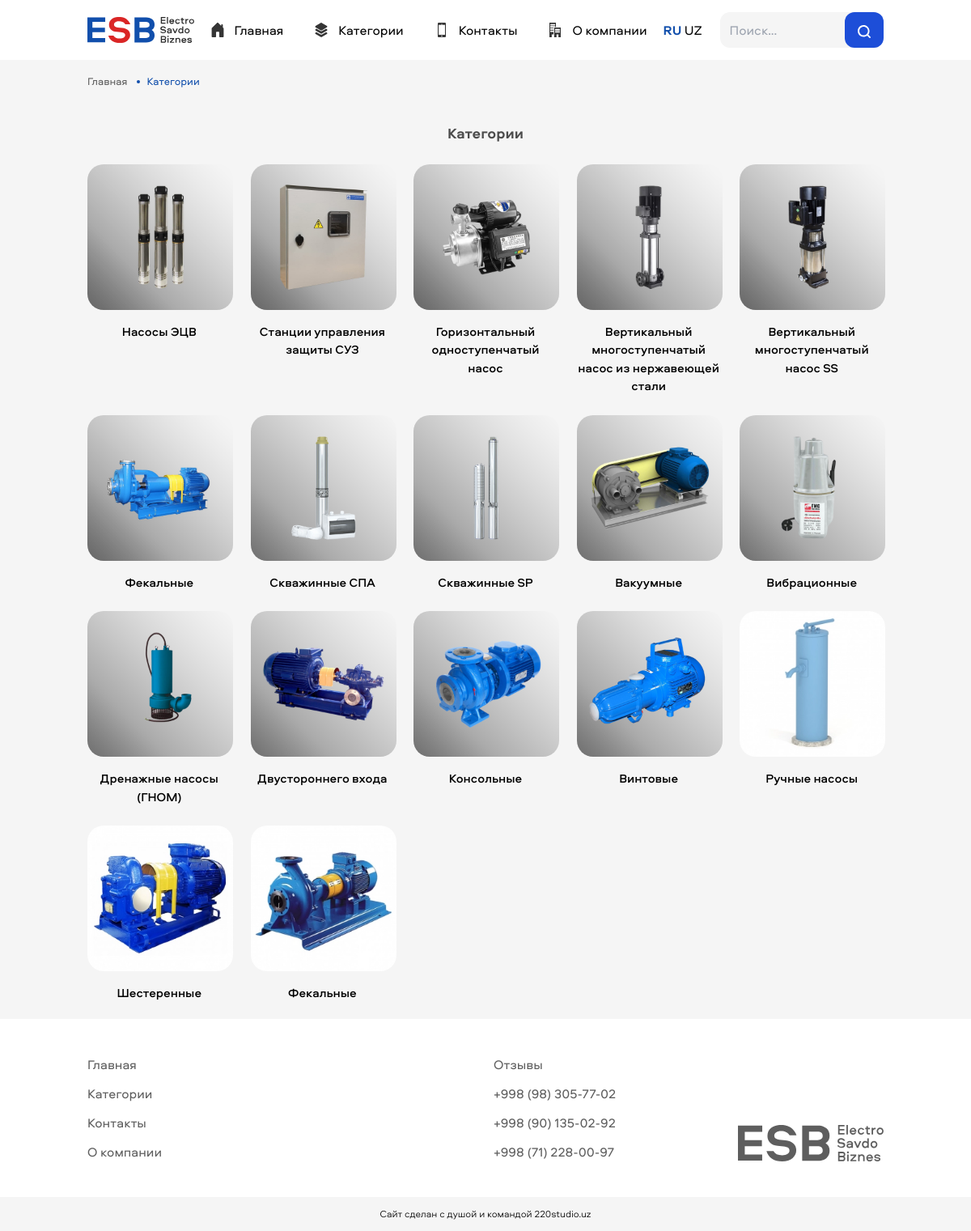
Page /categories/ on the committed database.
### categories/models.py (models this page shows, shortened)
class Categories(models.Model):
    title = models.CharField(max_length=150, verbose_name='Название', blank=False)
    title_uz = models.CharField(max_length=150, verbose_name='Название (УЗБ)', blank=False)
    img = models.ImageField(upload_to='media', verbose_name='Картинка', blank=False)
    slug = models.CharField(max_length=300, verbose_name='URL (Необязательно)', blank=True)
    class Meta:
        verbose_name = 'Категорию'
        verbose_name_plural = 'Категории'
    def get_url(self):
        return reverse('products', args=[self.slug])

### categories/views.py (the view)
# urls.py: path('', categories, name='categories'),
def categories(request, lang='ru', slug=None):
    data = {
        'page': 'categories',
        'slug': slug,
        'categories': Categories.objects.all(),
        'meta': MetaTags.objects.all(),
        'favicons': Favicon.objects.all(),
        'head_tags': HeadTags.objects.all(),
        'lang': lang,
        'contact_info': {
            'phones': Phone.objects.all(),
            'emails': EMail.objects.all(),
            'addresses': Address.objects.all(),
            'social': SocialLink.objects.all()
        },
    }
    contact_info = {
        'name': request.GET.get('name'),
        'phone': request.GET.get('phone'),
        'company': request.GET.get('company'),
        'message': request.GET.get('message'),
    }
    if not contact_info['name'] or not contact_info['phone'] or not contact_info['message']:
        pass
    else:
        os.system(
            f'bot_engine/main.py --name "{contact_info["name"]}" --phone "{contact_info["phone"]}" '
            f'--company "{contact_info["company"]}" --message "{contact_info["message"]}"')
        data['success_sent'] = True
    return render(request, 'categories/index.html', context=data)

### categories/templates/categories/index.html (shortened to what this page needs)
{% extends 'base.html' %}
{% load static %}
{% block styles %}
  <link rel="stylesheet" href="{% static '/css/style.css' %}" />
  <link rel="stylesheet" href="{% static '/css/swiper-bundle.min.css' %}" />
{% endblock %}
{% block content %}
  {% if lang == 'ru' %}
  <div class="container breadcrumbs">
    <a href="{% url 'home' %}">Главная</a>
    <a href="{% url 'categories' %}" class="breadcrumbs-link breadcrumbs-active">
      <span class="breadcrumbs-dot"></span>
      Категории
    </a>
  </div>
  <div class="container py-5">
    <h1 class="section-title">Категории</h1>
    <div>
      <div class="
                grid grid-cols-2
                md:grid-cols-4
                gap-6
                lg:grid-cols-5
                xl:grid-cols-6
              ">
        {% for category in categories %}
          <a href="{{ category.get_url }}" class="text-center font-medium text-[15px]">
            <div class="
                      rounded-[20px]
                      overflow-hidden
                      mb-4
                      select-none
                      lg:w-[180px] lg:h-[180px]
                      mx-auto">
              <img
                      src="{{ category.img.url }}"
                      alt=""
                      class="w-full h-full object-cover"
              />
            </div>
            <h2>{{ category.title }}</h2>
          </a>
        {% endfor %}
      </div>
    </div>
  </div>
  {% endif %}
{% endblock %}

### templates/base.html (shortened to what this page needs)
<!DOCTYPE html>
<html lang="ru">
  <head>
    {% block styles %}
    {% endblock %}
  </head>
  <body class="bg-[#f5f5f5]">
    <div class="overflow-x-hidden">
      {% include 'header.html' %}
      {% block content %}
      {% endblock %}
      {% include 'footer.html' %}
      <div class="p-3">
        <div class="container text-center">
          <p class="font-light text-[12px]">
            {% if lang == 'ru' %}
              Сайт сделан с душой и командой
              <a href="https://220studio.uz/" target="blank"> 220studio.uz </a>
            {% elif lang == 'uz' %}
              Sayt <a href="https://220studio.uz/" target="blank"> 220studio.uz </a> jamoasi tomonidan yaratilgan
            {% endif %}
          </p>
        </div>
      </div>
    </div>
  </body>
</html>

### templates/header.html (shortened to what this page needs)
{% load static %}
{% if lang == 'ru' %}
  <header class="py-[15px] bg-white fixed top-0 right-0 left-0 z-50">
    <div class="container flex justify-between items-center gap-5">
      <div class="select-none">
        <img
                src="{% static '/img/logo-desktop.svg' %}"
                alt="Логотип"
                class="hidden lg:block"
        />
      </div>
      <ul class="hidden lg:flex w-full max-w-[540px] justify-between">
        <li>
          <a href="{% url 'home' %}" class="flex items-center">
            <img
                    src="{% static '/img/icons/home.svg' %}"
                    alt="Главная"
                    class="mr-3 select-none"
            />
            Главная</a
          >
        </li>
        <li>
          <a href="{% url 'categories' %}" class="flex items-center">
            <img
                    src="{% static '/img/icons/category.svg' %}"
                    alt="Категории"
                    class="mr-3 select-none"
            />
            Категории</a
          >
        </li>
        <li>
          <a href="{% url 'contacts' %}" class="flex items-center">
            <img
                    src="{% static '/img/icons/contacts.svg' %}"
                    alt="Контакты"
                    class="mr-3 select-none"
            />
            Контакты</a
          >
        </li>
        <li>
          <a href="{% url 'about' %}" class="flex items-center">
            <img
                    src="{% static '/img/icons/about-company.svg' %}"
                    alt="О компании"
                    class="mr-3 select-none"
            />
            О компании</a
          >
        </li>
      </ul>
      <ul
              class="
                hidden
                lg:flex
                w-full
                max-w-[50px]
                justify-between
                uppercase
                select-none
              "
      >
          {% if slug %}
            <li><a href="{% url 'home' %}" class="lang-active">ru</a><li>
            <li><a href="{% url 'home' 'uz' %}">uz</a><li>
          {% else %}
            <li><a href="{% url 'home' %}" class="lang-active">ru</a><li>
            <li><a href="{% url 'home' 'uz' %}">uz</a><li>
          {% endif %}
      </ul>
      <form
              action="#"
              class="relative xl:w-full max-w-[285px] hidden lg:block"
              method="GET"
      > {% csrf_token %}
        <input
                name="search-ru"
                type="text"
                class="
                  w-full
                  rounded-xl
                  pl-3
                  pr-[50px]
                  py-[10px]
                  outline-none
                  bg-[#F5F5F5]
                "
                placeholder="Поиск..."
        />
        <button
                class="
                  bg-blue-700
                  p-4
                  rounded-xl
                  absolute
                  top-0
                  right-0
                  bottom-0
                  select-none
                "
                type="submit"
        >
          <img src="{% static '/img/main/search.svg' %}" alt="Поиск" class="block" />
        </button>
      </form>
    </div>
  </header>
{% endif %}

### templates/footer.html (shortened to what this page needs)
{% load static %}
{% if lang == 'ru' %}
  <footer class="bg-white py-11">
    <div
            class="
              container
              space-y-5
              md:space-y-0 md:grid md:grid-cols-4 md:gap-5
            "
    >
      <ul
              class="
                space-y-3
                text-[#5e5e5e]
                border-b
                pb-7
                md:pb-0 md:border-none
                col-span-2
                lg:col-span-1
              "
      >
        <li><a href="{% url 'home' %}">Главная</a></li>
        <li><a href="{% url 'categories' %}">Категории</a></li>
        <li><a href="{% url 'contacts' %}">Контакты</a></li>
        <li><a href="{% url 'about' %}">О компании</a></li>
      </ul>
      <ul
              class="
                space-y-3
                text-[#5e5e5e]
                border-b
                pb-7
                md:pb-0 md:border-none
              "
      >
      </ul>
      <ul class="space-y-3 text-[#5e5e5e]">
        <li><a href="{% url 'reviews' %}">Отзывы</a></li>
        <li><a href="tel:+998983057702">+998 (98) 305-77-02</a></li>
        <li><a href="tel:+998901350292">+998 (90) 135-02-92</a></li>
        <li><a href="tel:+998712280097">+998 (71) 228-00-97</a></li>
      </ul>
      <ul
              class="
                space-y-3
                text-[#5e5e5e]
                md:col-span-4 md:border-t md:pt-6
                lg:col-span-1
                lg:border-none
                lg:pt-0
                lg:mt-auto
                lg:flex
                lg:items-end
                lg:justify-end
              "
      >
        <li>
          <a href="#" class="block select-none"
          ><img src="{% static '/img/logo-footer.svg' %}" alt="Логотип" class="ml-auto"
          /></a>
        </li>
      </ul>
    </div>
  </footer>
{% endif %}

### rows in the picture
Categories: img (picture), title "Насосы ЭЦВ"
Categories: img (picture), title "Станции управления защиты СУЗ"
Categories: img (picture), title "Горизонтальный одноступенчатый насос"
Categories: img (picture), title "Вертикальный многоступенчатый насос из нержавеющей стали"
Categories: img (picture), title "Вертикальный многоступенчатый насос SS"
Categories: img (picture), title "Фекальные"
Categories: img (picture), title "Скважинные СПА"
Categories: img (picture), title "Скважинные SP"
Categories: img (picture), title "Вакуумные"
Categories: img (picture), title "Вибрационные"
Categories: img (picture), title "Дренажные насосы (ГНОМ)"
Categories: img (picture), title "Двустороннего входа"
Categories: img (picture), title "Консольные"
Categories: img (picture), title "Винтовые"
Categories: img (picture), title "Ручные насосы"
Categories: img (picture), title "Шестеренные"
Categories: img (picture), title "Фекальные"
